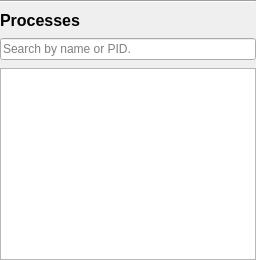
        <widget class="QWidget" name="processPane">
         <layout class="QVBoxLayout" name="processPaneLayout">
          <property name="spacing">
           <number>8</number>
          </property>
          <property name="leftMargin">
           <number>0</number>
          </property>
          <property name="topMargin">
           <number>0</number>
          </property>
          <property name="rightMargin">
           <number>0</number>
          </property>
          <property name="bottomMargin">
           <number>0</number>
          </property>
          <item>
           <widget class="QFrame" name="processDividerFrame">
            <property name="frameShape">
             <enum>QFrame::HLine</enum>
            </property>
            <property name="frameShadow">
             <enum>QFrame::Sunken</enum>
            </property>
           </widget>
          </item>
          <item>
           <widget class="QLabel" name="processSectionLabel">
            <property name="styleSheet">
             <string notr="true">font-size: 16px; font-weight: bold;</string>
            </property>
            <property name="text">
             <string>Processes</string>
            </property>
           </widget>
          </item>

          <item>
           <widget class="QLineEdit" name="processSearchBar">
            <property name="placeholderText">
             <string>Search by name or PID.</string>
            </property>
           </widget>
          </item>

          <item>
           <widget class="QTableWidget" name="processTable"/>
          </item>
         </layout>
        </widget>
